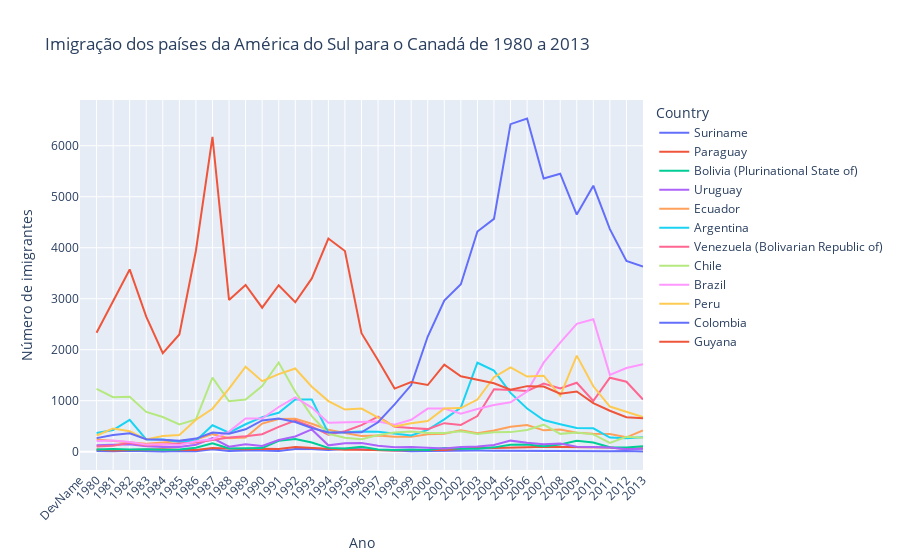

Source (notebook cell):
### Code cell
fig = px.line(data_south_america_treated_final, x=data_south_america_treated_final.index, y=data_south_america_treated_final.columns, color='Country', 
              title='Imigração dos países da América do Sul para o Canadá de 1980 a 2013', markers=False)

fig.update_layout(
    xaxis={'tickangle': -45},
    xaxis_title='Ano',
    yaxis_title='Número de imigrantes')

fig.show()

### Figure 1 — Plotly figure (JSON) as saved in the notebook; plotly's stock layout.template omitted (floating-point values rounded to 4 significant figures)
{"data": [{"hovertemplate": "Country=Suriname<br>index=%{x}<br>value=%{y}<extra></extra>", "legendgroup": "Suriname", "line": {"color": "#636efa", "dash": "solid"}, "marker": {"symbol": "circle"}, "mode": "lines", "name": "Suriname", "orientation": "v", "showlegend": true, "type": "scatter", "x": ["DevName", "1980", "1981", "1982", "1983", "1984", "1985", "1986", "1987", "1988", "1989", "1990", "1991", "1992", "1993", "1994", "1995", "1996", "1997", "1998", "1999", "2000", "2001", "2002", "2003", "2004", "2005", "2006", "2007", "2008", "2009", "2010", "2011", "2012", "2013"], "xaxis": "x", "y": ["Developing regions", 15, 10, 21, 12, 5, 16, 7, 46, 16, 24, 26, 13, 53, 51, 32, 58, 51, 35, 22, 11, 16, 22, 22, 22, 17, 15, 16, 20, 9, 12, 13, 11, 16, 4], "yaxis": "y"}, {"hovertemplate": "Country=Paraguay<br>index=%{x}<br>value=%{y}<extra></extra>", "legendgroup": "Paraguay", "line": {"color": "#EF553B", "dash": "solid"}, "marker": {"symbol": "circle"}, "mode": "lines", "name": "Paraguay", "orientation": "v", "showlegend": true, "type": "scatter", "x": ["DevName", "1980", "1981", "1982", "1983", "1984", "1985", "1986", "1987", "1988", "1989", "1990", "1991", "1992", "1993", "1994", "1995", "1996", "1997", "1998", "1999", "2000", "2001", "2002", "2003", "2004", "2005", "2006", "2007", "2008", "2009", "2010", "2011", "2012", "2013"], "xaxis": "x", "y": ["Developing regions", 45, 26, 32, 40, 48, 36, 34, 72, 53, 48, 56, 51, 94, 75, 46, 39, 38, 30, 25, 34, 29, 34, 60, 88, 74, 75, 88, 98, 95, 88, 89, 83, 55, 66], "yaxis": "y"}, {"hovertemplate": "Country=Bolivia (Plurinational State of)<br>index=%{x}<br>value=%{y}<extra></extra>", "legendgroup": "Bolivia (Plurinational State of)", "line": {"color": "#00cc96", "dash": "solid"}, "marker": {"symbol": "circle"}, "mode": "lines", "name": "Bolivia (Plurinational State of)", "orientation": "v", "showlegend": true, "type": "scatter", "x": ["DevName", "1980", "1981", "1982", "1983", "1984", "1985", "1986", "1987", "1988", "1989", "1990", "1991", "1992", "1993", "1994", "1995", "1996", "1997", "1998", "1999", "2000", "2001", "2002", "2003", "2004", "2005", "2006", "2007", "2008", "2009", "2010", "2011", "2012", "2013"], "xaxis": "x", "y": ["Developing regions", 44, 52, 42, 49, 38, 44, 79, 165, 63, 68, 71, 214, 247, 180, 75, 61, 96, 43, 33, 42, 33, 72, 57, 59, 85, 134, 139, 107, 143, 214, 180, 86, 83, 107], "yaxis": "y"}, {"hovertemplate": "Country=Uruguay<br>index=%{x}<br>value=%{y}<extra></extra>", "legendgroup": "Uruguay", "line": {"color": "#ab63fa", "dash": "solid"}, "marker": {"symbol": "circle"}, "mode": "lines", "name": "Uruguay", "orientation": "v", "showlegend": true, "type": "scatter", "x": ["DevName", "1980", "1981", "1982", "1983", "1984", "1985", "1986", "1987", "1988", "1989", "1990", "1991", "1992", "1993", "1994", "1995", "1996", "1997", "1998", "1999", "2000", "2001", "2002", "2003", "2004", "2005", "2006", "2007", "2008", "2009", "2010", "2011", "2012", "2013"], "xaxis": "x", "y": ["Developing regions", 128, 132, 146, 105, 90, 92, 137, 269, 99, 144, 111, 229, 299, 437, 125, 164, 171, 117, 87, 93, 75, 64, 91, 103, 130, 217, 175, 147, 160, 99, 93, 81, 47, 58], "yaxis": "y"}, {"hovertemplate": "Country=Ecuador<br>index=%{x}<br>value=%{y}<extra></extra>", "legendgroup": "Ecuador", "line": {"color": "#FFA15A", "dash": "solid"}, "marker": {"symbol": "circle"}, "mode": "lines", "name": "Ecuador", "orientation": "v", "showlegend": true, "type": "scatter", "x": ["DevName", "1980", "1981", "1982", "1983", "1984", "1985", "1986", "1987", "1988", "1989", "1990", "1991", "1992", "1993", "1994", "1995", "1996", "1997", "1998", "1999", "2000", "2001", "2002", "2003", "2004", "2005", "2006", "2007", "2008", "2009", "2010", "2011", "2012", "2013"], "xaxis": "x", "y": ["Developing regions", 238, 207, 184, 155, 179, 208, 240, 344, 265, 278, 552, 643, 644, 547, 431, 368, 310, 317, 295, 291, 342, 353, 418, 361, 417, 491, 525, 419, 437, 373, 353, 348, 282, 418], "yaxis": "y"}, {"hovertemplate": "Country=Argentina<br>index=%{x}<br>value=%{y}<extra></extra>", "legendgroup": "Argentina", "line": {"color": "#19d3f3", "dash": "solid"}, "marker": {"symbol": "circle"}, "mode": "lines", "name": "Argentina", "orientation": "v", "showlegend": true, "type": "scatter", "x": ["DevName", "1980", "1981", "1982", "1983", "1984", "1985", "1986", "1987", "1988", "1989", "1990", "1991", "1992", "1993", "1994", "1995", "1996", "1997", "1998", "1999", "2000", "2001", "2002", "2003", "2004", "2005", "2006", "2007", "2008", "2009", "2010", "2011", "2012", "2013"], "xaxis": "x", "y": ["Developing regions", 368, 426, 626, 241, 237, 196, 213, 519, 374, 538, 678, 763, 1023, 1022, 366, 380, 396, 391, 349, 318, 427, 635, 865, 1745, 1591, 1153, 847, 620, 540, 467, 459, 278, 263, 282], "yaxis": "y"}, {"hovertemplate": "Country=Venezuela (Bolivarian Republic of)<br>index=%{x}<br>value=%{y}<extra></extra>", "legendgroup": "Venezuela (Bolivarian Republic of)", "line": {"color": "#FF6692", "dash": "solid"}, "marker": {"symbol": "circle"}, "mode": "lines", "name": "Venezuela (Bolivarian Republic of)", "orientation": "v", "showlegend": true, "type": "scatter", "x": ["DevName", "1980", "1981", "1982", "1983", "1984", "1985", "1986", "1987", "1988", "1989", "1990", "1991", "1992", "1993", "1994", "1995", "1996", "1997", "1998", "1999", "2000", "2001", "2002", "2003", "2004", "2005", "2006", "2007", "2008", "2009", "2010", "2011", "2012", "2013"], "xaxis": "x", "y": ["Developing regions", 103, 117, 174, 124, 142, 165, 179, 229, 279, 304, 344, 487, 610, 490, 334, 402, 520, 686, 489, 464, 443, 560, 524, 699, 1224, 1211, 1192, 1335, 1239, 1353, 998, 1452, 1373, 1022], "yaxis": "y"}, {"hovertemplate": "Country=Chile<br>index=%{x}<br>value=%{y}<extra></extra>", "legendgroup": "Chile", "line": {"color": "#B6E880", "dash": "solid"}, "marker": {"symbol": "circle"}, "mode": "lines", "name": "Chile", "orientation": "v", "showlegend": true, "type": "scatter", "x": ["DevName", "1980", "1981", "1982", "1983", "1984", "1985", "1986", "1987", "1988", "1989", "1990", "1991", "1992", "1993", "1994", "1995", "1996", "1997", "1998", "1999", "2000", "2001", "2002", "2003", "2004", "2005", "2006", "2007", "2008", "2009", "2010", "2011", "2012", "2013"], "xaxis": "x", "y": ["Developing regions", 1233, 1069, 1078, 781, 681, 533, 633, 1454, 990, 1023, 1286, 1749, 1175, 697, 352, 273, 244, 325, 376, 397, 366, 369, 401, 347, 383, 384, 427, 530, 350, 375, 340, 174, 291, 273], "yaxis": "y"}, {"hovertemplate": "Country=Brazil<br>index=%{x}<br>value=%{y}<extra></extra>", "legendgroup": "Brazil", "line": {"color": "#FF97FF", "dash": "solid"}, "marker": {"symbol": "circle"}, "mode": "lines", "name": "Brazil", "orientation": "v", "showlegend": true, "type": "scatter", "x": ["DevName", "1980", "1981", "1982", "1983", "1984", "1985", "1986", "1987", "1988", "1989", "1990", "1991", "1992", "1993", "1994", "1995", "1996", "1997", "1998", "1999", "2000", "2001", "2002", "2003", "2004", "2005", "2006", "2007", "2008", "2009", "2010", "2011", "2012", "2013"], "xaxis": "x", "y": ["Developing regions", 211, 220, 192, 139, 145, 130, 205, 244, 394, 650, 650, 877, 1066, 866, 566, 572, 586, 591, 531, 626, 845, 847, 745, 839, 917, 969, 1181, 1746, 2138, 2509, 2598, 1508, 1642, 1714], "yaxis": "y"}, {"hovertemplate": "Country=Peru<br>index=%{x}<br>value=%{y}<extra></extra>", "legendgroup": "Peru", "line": {"color": "#FECB52", "dash": "solid"}, "marker": {"symbol": "circle"}, "mode": "lines", "name": "Peru", "orientation": "v", "showlegend": true, "type": "scatter", "x": ["DevName", "1980", "1981", "1982", "1983", "1984", "1985", "1986", "1987", "1988", "1989", "1990", "1991", "1992", "1993", "1994", "1995", "1996", "1997", "1998", "1999", "2000", "2001", "2002", "2003", "2004", "2005", "2006", "2007", "2008", "2009", "2010", "2011", "2012", "2013"], "xaxis": "x", "y": ["Developing regions", 317, 456, 401, 241, 306, 328, 628, 843, 1237, 1667, 1384, 1522, 1632, 1274, 993, 827, 845, 676, 493, 560, 603, 849, 855, 1023, 1460, 1653, 1473, 1490, 1094, 1884, 1283, 886, 787, 682], "yaxis": "y"}, {"hovertemplate": "Country=Colombia<br>index=%{x}<br>value=%{y}<extra></extra>", "legendgroup": "Colombia", "line": {"color": "#636efa", "dash": "solid"}, "marker": {"symbol": "circle"}, "mode": "lines", "name": "Colombia", "orientation": "v", "showlegend": true, "type": "scatter", "x": ["DevName", "1980", "1981", "1982", "1983", "1984", "1985", "1986", "1987", "1988", "1989", "1990", "1991", "1992", "1993", "1994", "1995", "1996", "1997", "1998", "1999", "2000", "2001", "2002", "2003", "2004", "2005", "2006", "2007", "2008", "2009", "2010", "2011", "2012", "2013"], "xaxis": "x", "y": ["Developing regions", 266, 326, 360, 244, 235, 214, 257, 376, 352, 439, 614, 652, 582, 464, 375, 371, 381, 578, 929, 1306, 2259, 2965, 3283, 4318, 4566, 6424, 6535, 5357, 5452, 4652, 5218, 4366, 3741, 3631], "yaxis": "y"}, {"hovertemplate": "Country=Guyana<br>index=%{x}<br>value=%{y}<extra></extra>", "legendgroup": "Guyana", "line": {"color": "#EF553B", "dash": "solid"}, "marker": {"symbol": "circle"}, "mode": "lines", "name": "Guyana", "orientation": "v", "showlegend": true, "type": "scatter", "x": ["DevName", "1980", "1981", "1982", "1983", "1984", "1985", "1986", "1987", "1988", "1989", "1990", "1991", "1992", "1993", "1994", "1995", "1996", "1997", "1998", "1999", "2000", "2001", "2002", "2003", "2004", "2005", "2006", "2007", "2008", "2009", "2010", "2011", "2012", "2013"], "xaxis": "x", "y": ["Developing regions", 2334, 2943, 3575, 2650, 1932, 2299, 3942, 6174, 2977, 3270, 2824, 3266, 2932, 3399, 4181, 3935, 2324, 1795, 1238, 1366, 1308, 1707, 1479, 1410, 1341, 1215, 1286, 1277, 1137, 1180, 953, 804, 676, 656], "yaxis": "y"}], "layout": {"autosize": true, "legend": {"title": {"text": "Country"}, "tracegroupgap": 0}, "title": {"text": "Imigração dos países da América do Sul para o Canadá de 1980 a 2013"}, "xaxis": {"anchor": "y", "autorange": true, "domain": [0, 1], "range": [0, 34], "tickangle": -45, "title": {"text": "Ano"}, "type": "category"}, "yaxis": {"anchor": "x", "autorange": true, "domain": [0, 1], "range": [-358.8, 6898.0], "title": {"text": "Número de imigrantes"}, "type": "linear"}}}
